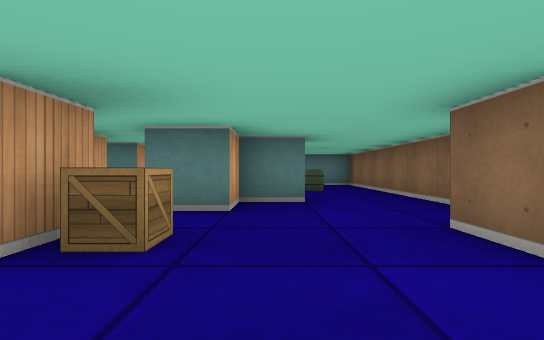
[1] (above)

14 first-person views from a walk through a cub3D ray-caster map. The camera is about half as high as the walls, looks level and sees 85° across. The floor is counted in squares. Each view is taken from the middle of a square. On the plan, view 1 faces up. The plan holds only what a view shows up to about 9 squares ahead; the rest is blank.

[2]
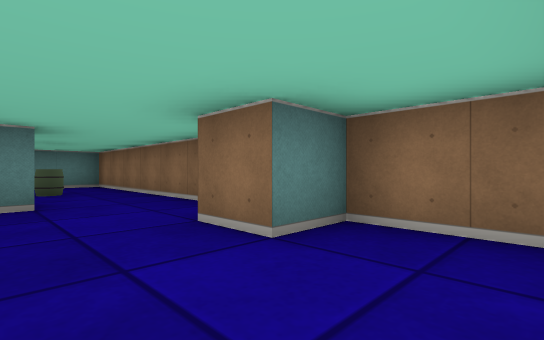

[3]
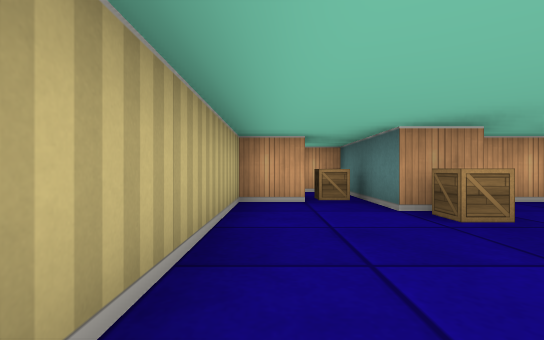

[4]
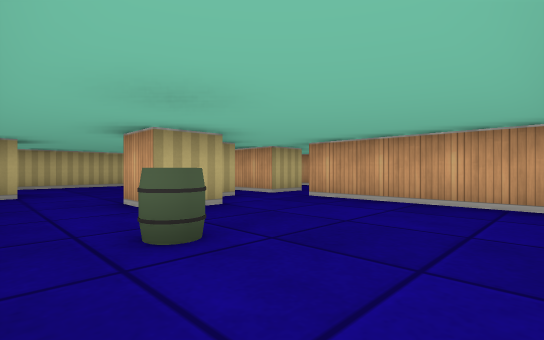

[5]
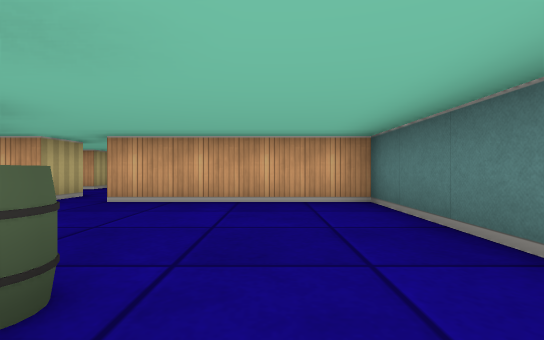

[6]
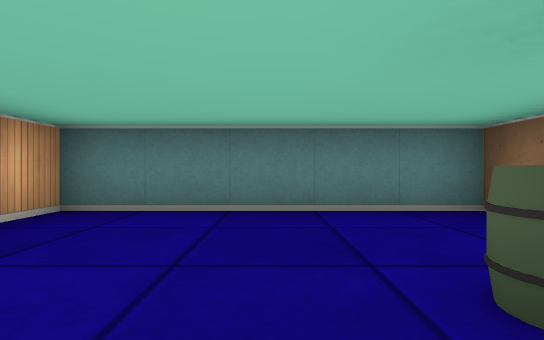

[7]
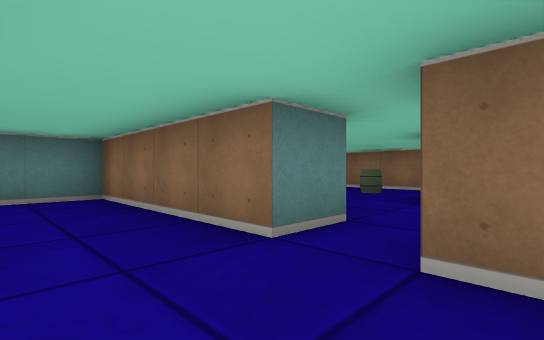

[8]
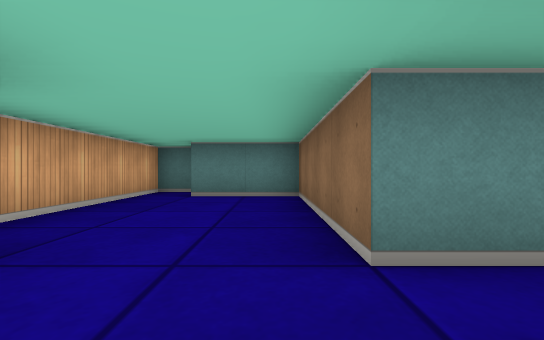

[9]
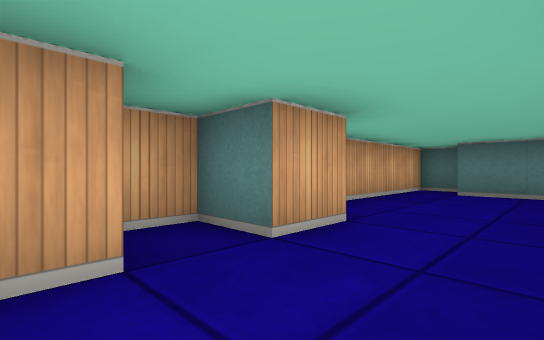

[10]
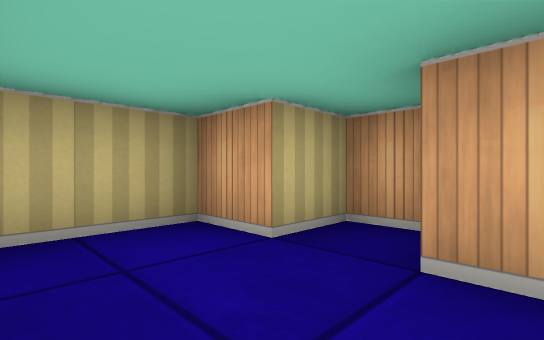

[11]
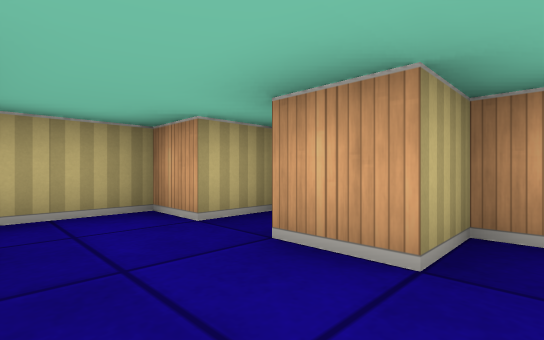

[12]
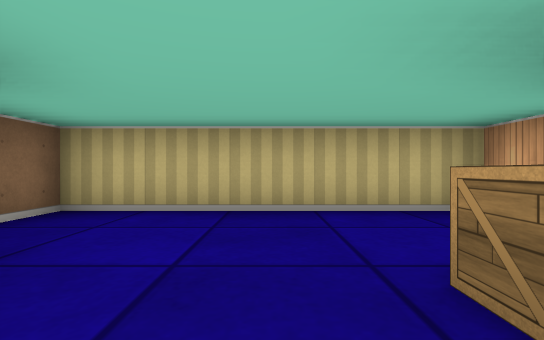

[13]
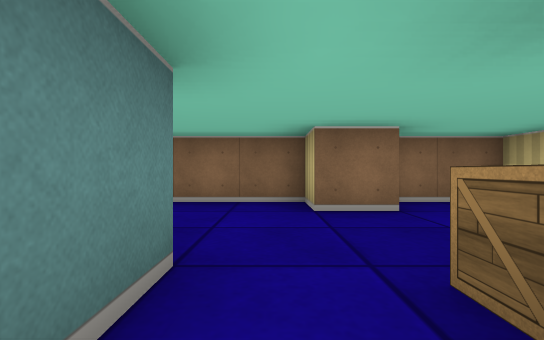

[14]
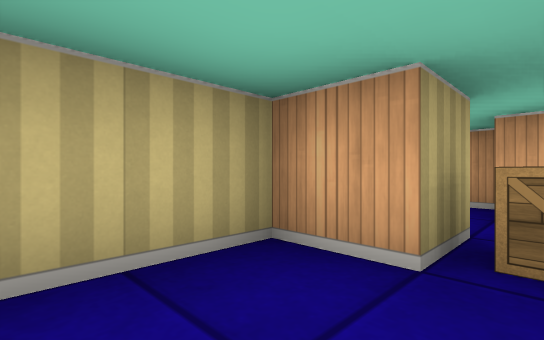

### Floor plan
Ten units are one square. View 1 is at (0, 0); x grows to the right and y downward. Boxes are objects, and circles mark ways between rooms. Rooms are numbered by the first view taken in them; rooms with no view inside come last. Other rooms are left out.
<svg viewBox="-70 -110 100 120">
<path fill="none" stroke="#000" d="M-15 -25 -15 -15 -45 -15 -45 -5M-25 -45 -25 -31M5 -55 5 -45 -5 -45 -5 -35 -15 -35M-35 -5 -25 -5 -25 5 25 5 25 -15 15 -15 15 -25 25 -25 25 -55M-5 -55 5 -55M25 -55 25 -95 -25 -95 -25 -55M-35 -40 -35 -45 -25 -45M-25 -55 -35 -55 -35 -95 -55 -95M-56 -105 -65 -105 -65 -55 -55 -55 -55 -45 -65 -45 -65 -35 -55 -35 -55 -25 -40 -25"/>
<rect x="-35" y="-15" width="10" height="10" fill="#bbb"><title>crate</title></rect>
<rect x="-15" y="-25" width="10" height="10" fill="#bbb"><title>crate</title></rect>
<rect x="5" y="-75" width="10" height="10" fill="#bbb"><title>barrel</title></rect>
<circle cx="-20" cy="-40" r="3" fill="#2a7"/>
<circle cx="15" cy="-45" r="3" fill="#2a7"/>
<circle cx="-30" cy="-50" r="3" fill="#2a7"/>
<text x="0" y="-20">1</text>
<text x="0" y="-70">2</text>
<text x="-50" y="-60">3</text>
</svg>
Room 1 opens to room 2. Room 2 opens to room 3.

Where each view was taken, in squares from view 1:
view 1: 0 up, 0 right, facing up
view 2: 0 up, 0 right, facing up-right
view 3: 0 up, 2 right, facing left
view 4: 9 up, 2 right, facing down-left
view 5: 8 up, 2 right, facing left
view 6: 6 up, 0 right, facing up
view 7: 4 up, 5 left, facing up-right
view 8: 4 up, 4 left, facing up
view 9: 3 up, 4 left, facing up-left
view 10: 5 up, 4 left, facing down-left
view 11: 6 up, 4 left, facing down-left
view 12: 3 up, 0 right, facing down
view 13: 3 up, 2 left, facing right
view 14: 1 up, 1 left, facing down-left
